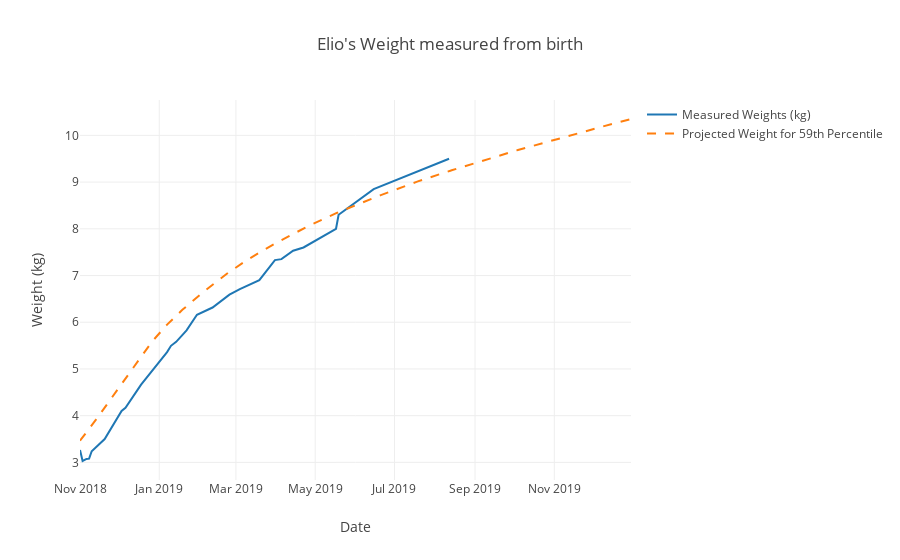
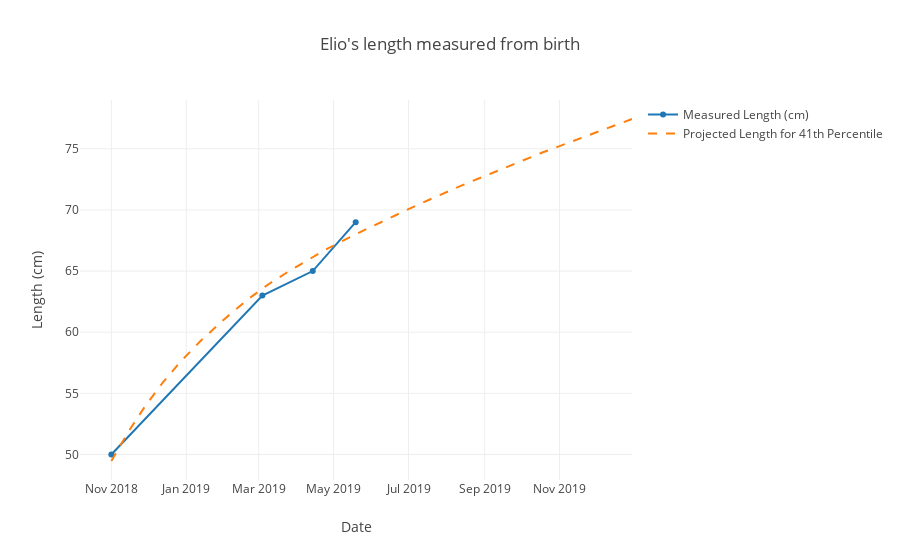
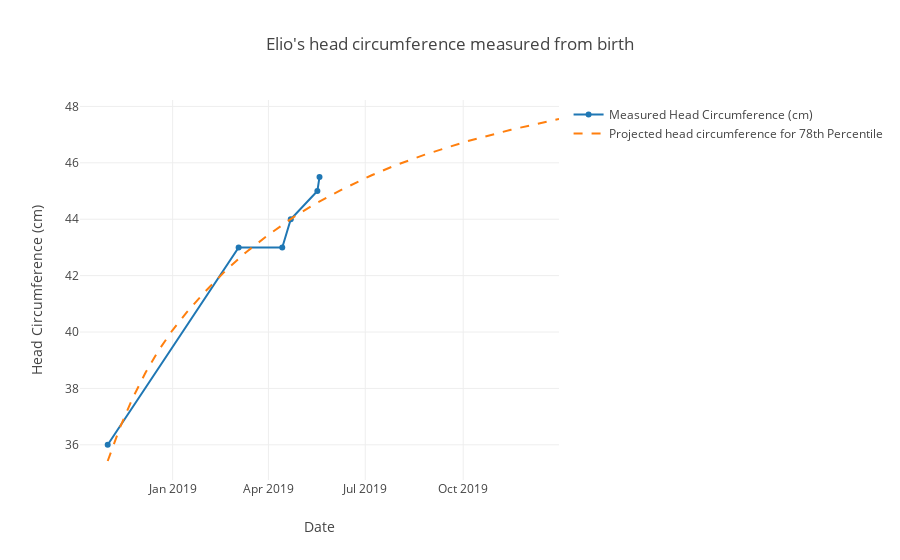

The code cell stored with these charts, in order, in its notebook:
### Code cell
#Image(pio.to_image(w_fig,width=1200,height=600))

iplot(weight_fig) # interative
iplot(length_fig)
iplot(head_fig)

### Figure 1 — Plotly figure (JSON) as saved in the notebook; plotly's stock layout.template omitted (floating-point values rounded to 4 significant figures; data arrays with more than 128 entries replaced by an {"elided": "..."} marker saying what was removed)
{"data": [{"name": "Measured Weights (kg)", "type": "scatter", "uid": "a842e77d-1bc2-4969-9868-e5b7d9e3f416", "x": ["2018-11-01", "2018-11-03", "2018-11-06", "2018-11-08", "2018-11-10", "2018-11-20", "2018-12-03", "2018-12-06", "2018-12-18", "2019-01-07", "2019-01-10", "2019-01-14", "2019-01-22", "2019-01-30", "2019-02-11", "2019-02-24", "2019-03-04", "2019-03-19", "2019-03-31", "2019-04-05", "2019-04-14", "2019-04-22", "2019-05-17", "2019-05-19", "2019-06-15", "2019-08-12"], "y": [3.265, 3.03, 3.075, 3.08, 3.24, 3.5, 4.1, 4.17, 4.665, 5.36, 5.495, 5.58, 5.825, 6.16, 6.315, 6.59, 6.71, 6.9, 7.33, 7.35, 7.53, 7.6, 8, 8.3, 8.85, 9.5]}, {"line": {"dash": "dash"}, "name": "Projected Weight for 59th Percentile", "type": "scatter", "uid": "8dc4d923-d2c8-4a8f-9d67-d95b9423df24", "x": {"elided": "425 str values"}, "y": {"elided": "425 float values"}}], "layout": {"title": {"text": "Elio's Weight measured from birth"}, "xaxis": {"title": {"text": "Date"}}, "yaxis": {"title": {"text": "Weight (kg)"}}}}

### Figure 2 — Plotly figure (JSON) as saved in the notebook; plotly's stock layout.template omitted (floating-point values rounded to 4 significant figures; data arrays with more than 128 entries replaced by an {"elided": "..."} marker saying what was removed)
{"data": [{"name": "Measured Length (cm)", "type": "scatter", "uid": "033d715d-8565-48d0-92c2-ebfc3c74672f", "x": ["2018-11-01", "2019-03-04", "2019-04-14", "2019-05-19"], "y": [50, 63, 65, 69]}, {"line": {"dash": "dash"}, "name": "Projected Length for 41th Percentile", "type": "scatter", "uid": "b631f0d6-de8c-4e1d-831e-a786b8f7c26e", "x": {"elided": "425 str values"}, "y": {"elided": "425 float values"}}], "layout": {"title": {"text": "Elio's length measured from birth"}, "xaxis": {"title": {"text": "Date"}}, "yaxis": {"title": {"text": "Length (cm)"}}}}

### Figure 3 — Plotly figure (JSON) as saved in the notebook; plotly's stock layout.template omitted (floating-point values rounded to 4 significant figures; data arrays with more than 128 entries replaced by an {"elided": "..."} marker saying what was removed)
{"data": [{"name": "Measured Head Circumference (cm)", "type": "scatter", "uid": "72d0bfcf-80b5-4bfa-afea-43566e35bad1", "x": ["2018-11-01", "2019-03-04", "2019-04-14", "2019-04-22", "2019-05-17", "2019-05-19"], "y": [36, 43, 43, 44, 45, 45.5]}, {"line": {"dash": "dash"}, "name": "Projected head circumference for 78th Percentile", "type": "scatter", "uid": "84b05843-2db7-45ea-8cfe-47bc4550bf42", "x": {"elided": "425 str values"}, "y": {"elided": "425 float values"}}], "layout": {"title": {"text": "Elio's head circumference measured from birth"}, "xaxis": {"title": {"text": "Date"}}, "yaxis": {"title": {"text": "Head Circumference (cm)"}}}}
